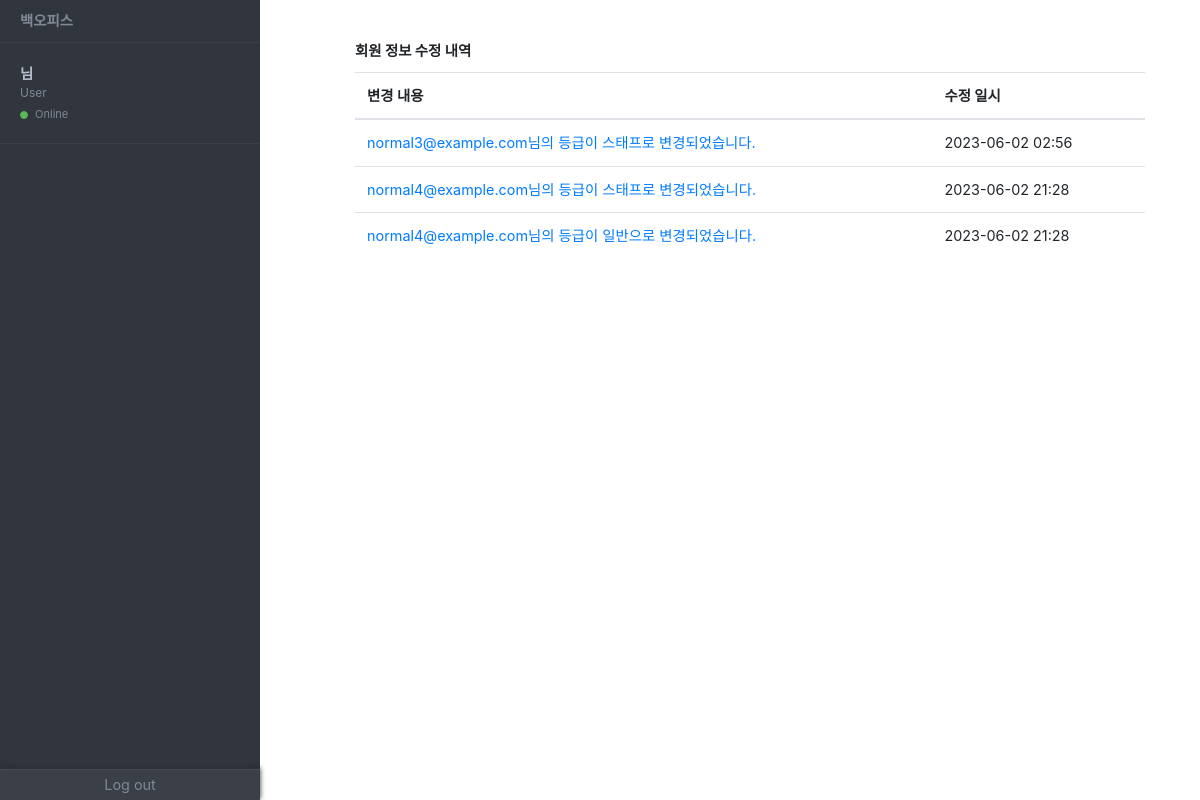
The page /history/ on the database its author committed.
### office/models.py (models this page shows, shortened)
class UserInfoHistory(models.Model):
    user = models.ForeignKey(CustomUser, on_delete=models.CASCADE)
    alarmMsg = models.TextField(blank=True)
    timestamp = models.DateTimeField(blank=True)

### office/views.py (the view)
# urls.py: path('history/',views.userInfoHistory, name="userIfoHistory"),
def userInfoHistory(request):
    if not request.user.is_superuser:
        user_history = UserInfoHistory.objects.exclude(user__is_superuser=True)
    else :
        user_history = UserInfoHistory.objects.all()
    return render(request, 'office/history.html', {'user_history': user_history})

### office/templates/office/history.html
{% extends "office/base.html" %}
{% block content %}
<div class="container">
    <strong>회원 정보 수정 내역</strong>
    <div style="padding-top: 10px;">
        <table class="table">
            <thead>
            <tr>
                <th scope="col">변경 내용</th>
                <th scope="col">수정 일시</th>
            </tr>
            </thead>
            <tbody>
            {% for history in user_history %}
            <tr>
                <td><a href="/normalUserSearch/?query={{history.user.email}}">{{ history.alarmMsg }}</a></td>
                <td>{{history.timestamp|date:"Y-m-d H:i"}}</td>
            </tr>
            {% endfor %}
            </tbody>
        </table>
    </div>
</div>
{% endblock %}

### rows shown on the page
UserInfoHistory: alarmMsg "normal3@example.com님의 등급이 스태프로 변경되었습니다.", timestamp "2023-06-02 02:56"
UserInfoHistory: alarmMsg "normal4@example.com님의 등급이 스태프로 변경되었습니다.", timestamp "2023-06-02 21:28"
UserInfoHistory: alarmMsg "normal4@example.com님의 등급이 일반으로 변경되었습니다.", timestamp "2023-06-02 21:28"
